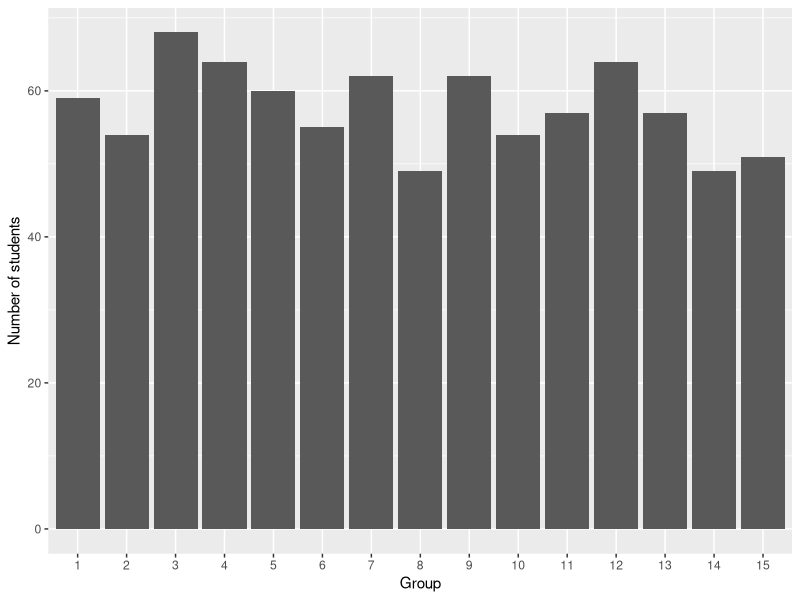
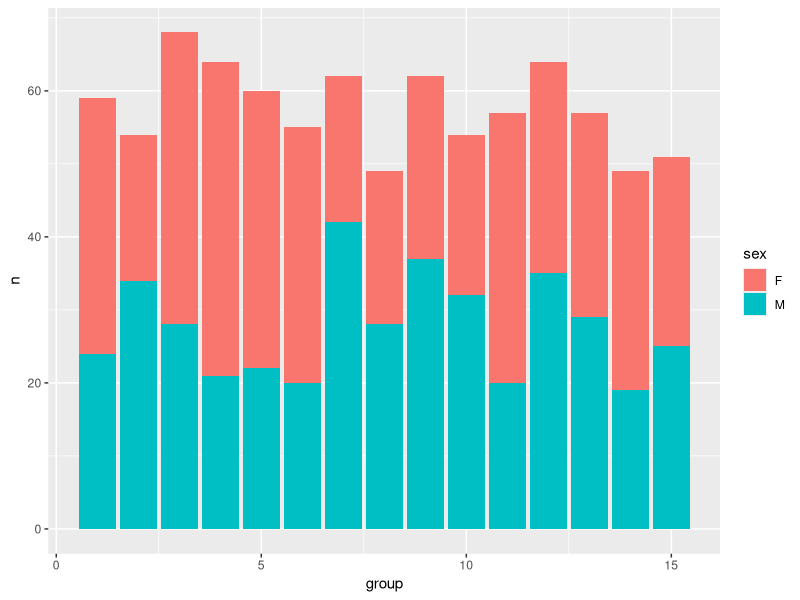
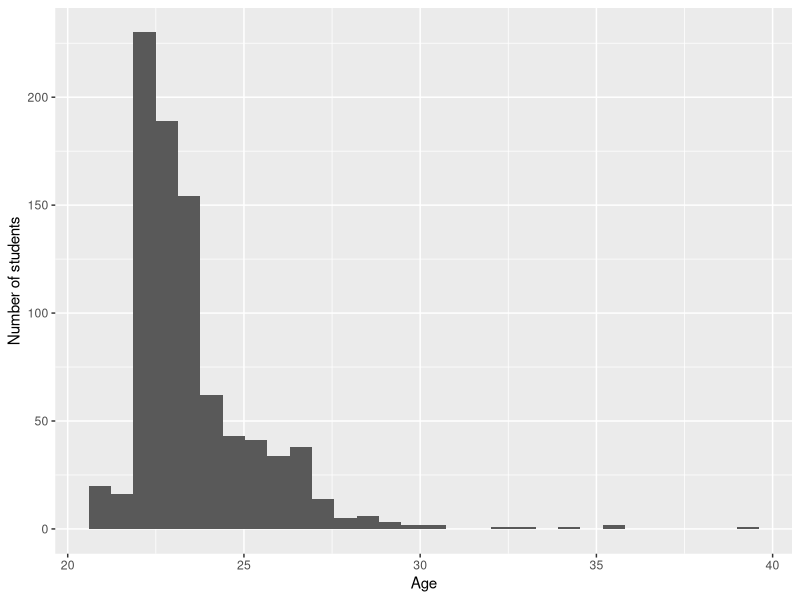
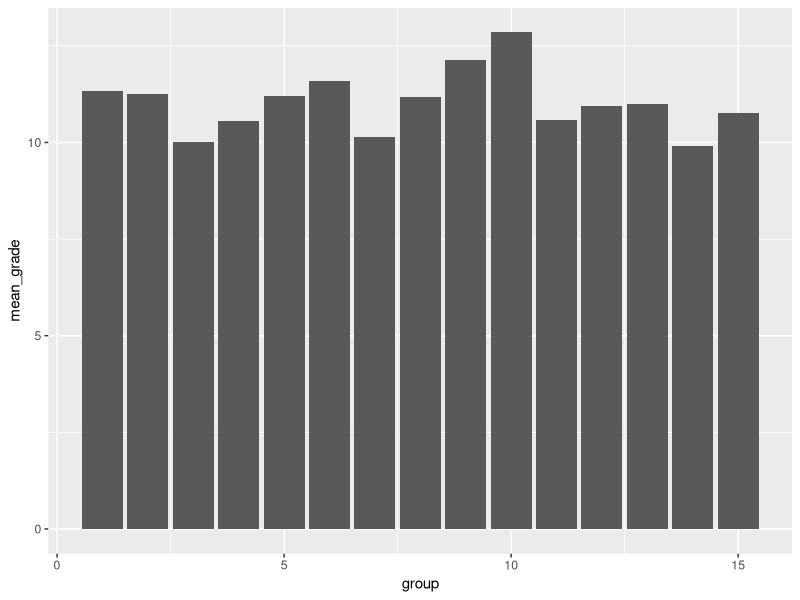
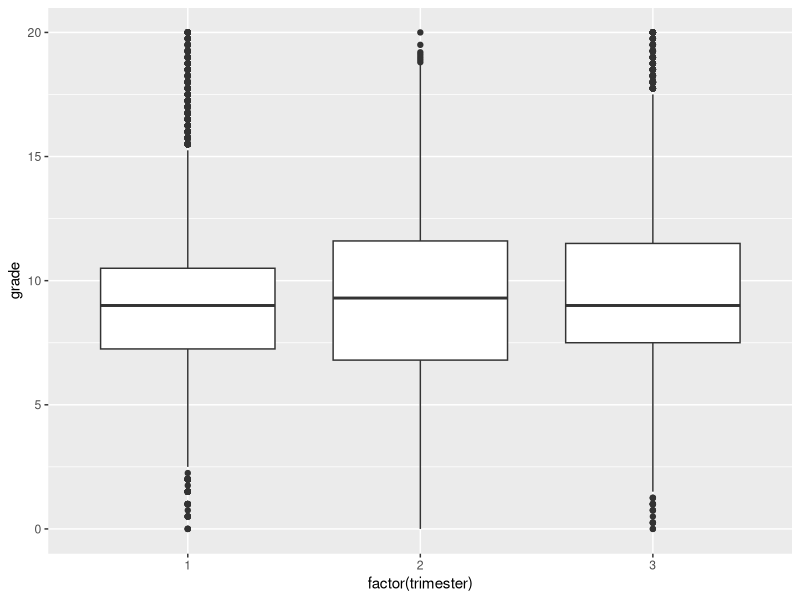
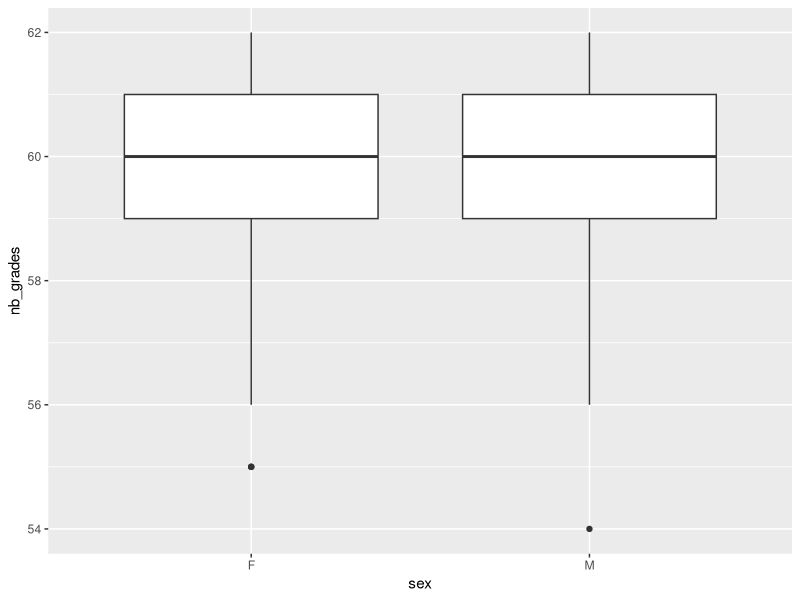
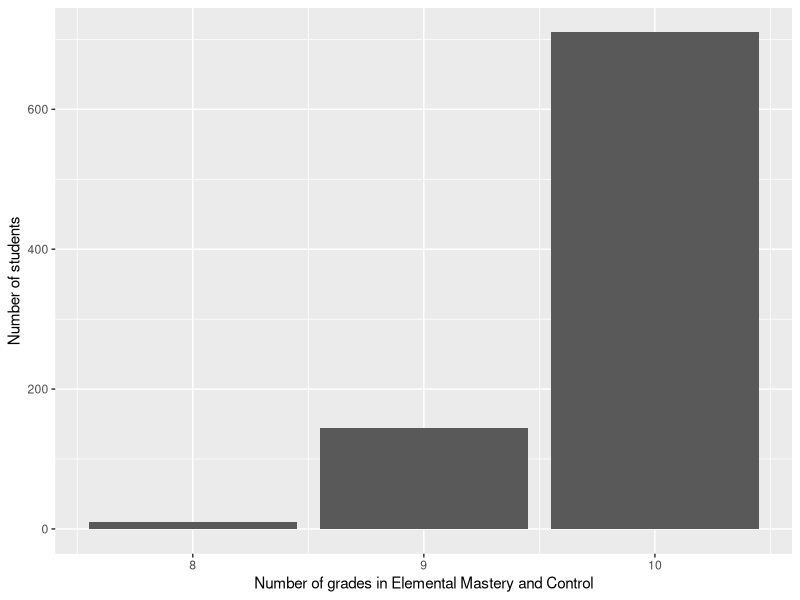
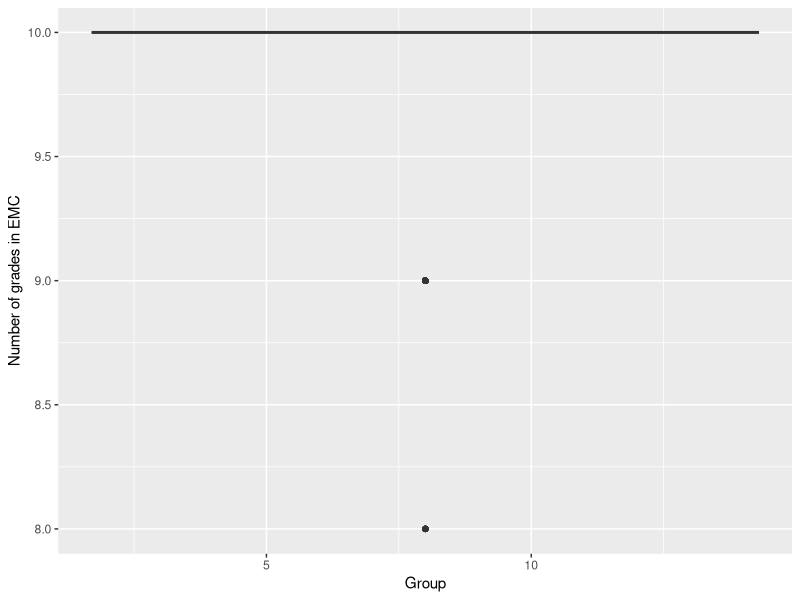

R code for these plots, in order:
## ---- chunk 1
library(readr)
library(here)
courses <- read_csv(here("courses.csv"), show_col_types = FALSE)
## ---- chunk 2
library(dplyr)
library(knitr)

courses |> 
  rename(
    course_name = course,
    identifier = course_id,
    number_of_exams = nb_grades
  ) |> 
  arrange(course_name) |> 
  kable()
## ---- chunk 3

students <- read_csv(here("students.csv"),show_col_types = FALSE) |>
  mutate(
    birth_date = as.Date(birth_date),
    sex = factor(sex)
  )

birth_date_class <- class(students$birth_date)
sex_class <- class(students$sex)

students |>
  slice_head(n = 5) |>
  kable()
## ---- chunk 4
library(readr)

grades <- read_delim(
  "grades.csv",
  delim = "|",
  na = "$",
  show_col_types = FALSE
)


## ---- chunk 5
library(dplyr)
library(ggplot2)

students |>
  count(group, name = "nb_students") |>
  ggplot(aes(x = factor(group), y = nb_students)) +
  geom_col() +
  labs(x = "Group", y = "Number of students")
## ---- chunk 6

students |>
  count(group, sex) |>
  ggplot(aes(x = group, y = n, fill = sex)) +
  geom_col()
## ---- chunk 7
library(lubridate)

students |>
  mutate(age = time_length(today() - birth_date, unit = "year")) |>
  ggplot(aes(x = age)) +
  labs(x = "Age", y = "Number of students") +
  geom_histogram()
## ---- chunk 8
median_age <- students |>
  mutate(age = time_length(today() - birth_date, unit = "year")) |>
  group_by(group) |>
  summarise(median_age = round(median(age)))

median_age |>
  kable()
## ---- chunk 9
oldest <- students |>
  mutate(age = round(time_length(today() - birth_date, unit = "year"))) |>
  group_by(group) |>
  filter(age == max(age)) |>
  ungroup() |>
  arrange(desc(age)) |>
  select(id, group, sex, age)

oldest |>
  kable()
## ---- chunk 10
library(dplyr)
library(tidyr)

nb_grades <- grades |>
  drop_na(grade) |>
  nrow()
## ---- chunk 11
cna_id <- courses |>
  filter(course == "Celestial Navigation and Astronomy") |>
  pull(course_id)

avg_cna <- students |>
  inner_join(grades, by = "id") |>
  filter(course_id == cna_id) |>
  group_by(group) |>
  summarise(mean_grade = mean(grade, na.rm = TRUE))

avg_cna |>
  ggplot(aes(x = group, y = mean_grade)) +
  geom_col()
## ---- chunk 12
library(dplyr)
library(ggplot2)

grades_trimester <- grades |>
  inner_join(courses, by = "course_id")

grades_trimester |>
  ggplot(aes(x = factor(trimester), y = grade)) +
  geom_boxplot()
## ---- chunk 13

grades_per_student <- grades |>
  filter(!is.na(grade)) |>
  group_by(id) |>
  summarise(nb_grades = n()) |>
  inner_join(students, by = "id") |>
  select(id, group, sex, nb_grades)


grades_per_student |>
  slice_head(n = 5) |>
  kable()

summary_table <- grades_per_student |>
  summarise(
    min = min(nb_grades),
    max = max(nb_grades),
    mean = mean(nb_grades),
    median = median(nb_grades)
  )
## ---- chunk 14
library(ggplot2)

grades_per_student |>
  ggplot(aes(x = sex, y = nb_grades)) +
  geom_boxplot()
## ---- chunk 15

emc_id <- courses |>
  filter(course == "Elemental Mastery and Control") |>
  pull(course_id)

emc_counts <- grades |>
  filter(course_id == emc_id) |>
  group_by(id) |>
  summarise(nb_grades = n())

emc_per_student <- students |>
  inner_join(emc_counts, by = "id") |>
  select(id, group, nb_grades)

emc_per_student |>
  slice_head(n = 5) |>
  kable()
## ---- chunk 16
emc_distribution <- emc_per_student |>
  count(nb_grades)

emc_distribution |>
  ggplot(aes(x = nb_grades, y = n)) +
  geom_col() +
labs(
    x = "Number of grades in Elemental Mastery and Control",
    y = "Number of students"
  )
## ---- chunk 17
emc_per_student |>
  ggplot(aes(x = group, y = nb_grades)) +
  geom_boxplot() + 
  labs(x = "Group", y = "Number of grades in EMC")
## ---- chunk 18
library(dplyr)
library(ggplot2)

emc_with_sex <- emc_per_student |>
  inner_join(select(students, id, sex), by = "id")

emc_with_sex |>
  ggplot(aes(x = group, y = nb_grades, color = sex)) +
  geom_boxplot()
## ---- chunk 19
avg_per_course <- grades |>
  filter(!is.na(grade)) |>
  group_by(id, course_id) |>
  summarise(avg_grade = mean(grade), .groups = "drop")

avg_with_group <- avg_per_course |>
  inner_join(select(students, id, group), by = "id")

avg_named <- avg_with_group |>
  inner_join(select(courses, course_id, course), by = "course_id")

avg_wide <- avg_named |>
  select(id, group, course, avg_grade) |>
  pivot_wider(
    names_from = course,
    values_from = avg_grade
  )

avg_wide |>
  select(id, group, 3:4) |>
  slice_head(n = 5) |>
  kable()

## ---- chunk 20

avg_wide |>
  ggplot(aes(x = `History of the Arcane`,
             y = `Swordsmanship and Martial Arts`)) +
  geom_point() +
  labs(
    x = "Average grade in History of the Arcane",
    y = "Average grade in Swordsmanship and Martial Arts"
  )
## ---- chunk 21
library(dplyr)

correlation_by_group <- avg_wide |>
  group_by(group) |>
  summarise(
    corr = cor(
      `Swordsmanship and Martial Arts`,
      `Necromancy and Spirit Summoning`,
      use = "complete.obs"
    )
  )

correlation_by_group
## ---- chunk 22
best_group <- correlation_by_group |>
  mutate(abs_corr = abs(corr)) |>
  arrange(desc(abs_corr)) |>
  slice(1) |>
  pull(group)

best_data <- avg_wide |>
  filter(group == best_group)

best_data |>
  ggplot(aes(x = `Necromancy and Spirit Summoning`,
             y = `Swordsmanship and Martial Arts`)) +
  geom_point() +
  labs(
    x = "Average grade in Necromancy and Spirit Summoning",
    y = "Average grade in Swordsmanship and Martial Arts",
    title = paste("Group", best_group)
  )
## ---- chunk 23
final_grades <- avg_wide |>
  rowwise() |>
  mutate(final_grade = mean(c_across(-c(id, group)), na.rm = TRUE)) |>
  ungroup()


final_with_sex <- final_grades |>
  inner_join(select(students, id, sex), by = "id") |>
  select(id, group, sex, final_grade) |>
  arrange(desc(final_grade))


final_with_sex |>
  slice_head(n = 5) |>
  kable()
## ---- chunk 24
library(ggplot2)

final_with_sex |>
  ggplot(aes(x = group, y = final_grade)) +
  geom_boxplot()
## ---- chunk 25
library(ggplot2)

final_with_sex |>
  ggplot(aes(x = group, y = final_grade)) +
  geom_boxplot() +
  facet_wrap(~ sex)
## ---- chunk 26
avg_long <- avg_wide |>
  pivot_longer(
    cols = -c(id, group),
    names_to = "course",
    values_to = "avg_grade"
  ) |>
  inner_join(select(courses, course, trimester), by = "course")

trimester_avg <- avg_long |>
  group_by(id, trimester) |>
  summarise(trim_avg = mean(avg_grade), .groups = "drop")

condition1 <- avg_long |>
  group_by(id) |>
  summarise(no_course_below_5 = all(avg_grade >= 5))

condition2 <- trimester_avg |>
  group_by(id) |>
  summarise(all_trimester_ok = all(trim_avg >= 10))

pass_table <- final_with_sex |>
  select(id, group, sex, final_grade) |>
  inner_join(condition1, by = "id") |>
  inner_join(condition2, by = "id") |>
  mutate(pass = no_course_below_5 & all_trimester_ok)

pass_table |>
  slice_head(n = 5) |>
  knitr::kable()
## ---- chunk 27
n_fail_high_grade <- pass_table |>
  filter(!pass, final_grade >= 10) |>
  nrow()
## ---- chunk 28

pass_rate_group <- pass_table |>
  group_by(group) |>
  summarise(pass_rate = mean(pass))

pass_rate_group |>
  ggplot(aes(x = group, y = pass_rate)) +
  geom_col()
## ---- chunk 29
avg_long <- avg_wide |>
  pivot_longer(
    cols = -c(id, group),
    names_to = "course",
    values_to = "avg_grade"
  )

fail_by_course <- avg_long |>
  filter(avg_grade < 5) |>
  group_by(course) |>
  summarise(n_fail = n()) |>
  arrange(desc(n_fail))

fail_by_course |>
  kable()
